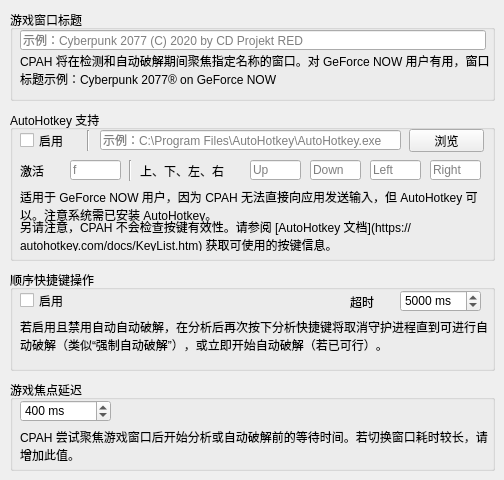
   <widget class="QWidget" name="tab">
    <attribute name="title">
     <string>高级</string>
    </attribute>
    <widget class="QGroupBox" name="groupBox_12">
     <property name="geometry">
      <rect>
       <x>10</x>
       <y>110</y>
       <width>485</width>
       <height>151</height>
      </rect>
     </property>
     <property name="title">
      <string>AutoHotkey 支持</string>
     </property>
     <widget class="QCheckBox" name="ahkCheckBox">
      <property name="geometry">
       <rect>
        <x>10</x>
        <y>20</y>
        <width>61</width>
        <height>21</height>
       </rect>
      </property>
      <property name="text">
       <string>启用</string>
      </property>
     </widget>
     <widget class="QLabel" name="label_20">
      <property name="geometry">
       <rect>
        <x>10</x>
        <y>80</y>
        <width>471</width>
        <height>31</height>
       </rect>
      </property>
      <property name="text">
       <string>适用于 GeForce NOW 用户，因为 CPAH 无法直接向应用发送输入，但 AutoHotkey 可以。注意系统需已安装 AutoHotkey。</string>
      </property>
      <property name="wordWrap">
       <bool>true</bool>
      </property>
     </widget>
     <widget class="QLineEdit" name="ahkActivationKeyLineEdit">
      <property name="geometry">
       <rect>
        <x>60</x>
        <y>50</y>
        <width>51</width>
        <height>20</height>
       </rect>
      </property>
      <property name="placeholderText">
       <string>f</string>
      </property>
     </widget>
     <widget class="QLabel" name="label_22">
      <property name="geometry">
       <rect>
        <x>130</x>
        <y>50</y>
        <width>111</width>
        <height>21</height>
       </rect>
      </property>
      <property name="text">
       <string>上、下、左、右</string>
      </property>
     </widget>
     <widget class="Line" name="line_5">
      <property name="geometry">
       <rect>
        <x>112</x>
        <y>50</y>
        <width>16</width>
        <height>21</height>
       </rect>
      </property>
      <property name="orientation">
       <enum>Qt::Vertical</enum>
      </property>
     </widget>
     <widget class="QLabel" name="label_23">
      <property name="geometry">
       <rect>
        <x>10</x>
        <y>50</y>
        <width>47</width>
        <height>21</height>
       </rect>
      </property>
      <property name="text">
       <string>激活</string>
      </property>
     </widget>
     <widget class="QLineEdit" name="ahkDownKeyLineEdit">
      <property name="geometry">
       <rect>
        <x>300</x>
        <y>50</y>
        <width>51</width>
        <height>20</height>
       </rect>
      </property>
      <property name="placeholderText">
       <string>Down</string>
      </property>
     </widget>
     <widget class="QLineEdit" name="ahkUpKeyLineEdit">
      <property name="geometry">
       <rect>
        <x>240</x>
        <y>50</y>
        <width>51</width>
        <height>20</height>
       </rect>
      </property>
      <property name="placeholderText">
       <string>Up</string>
      </property>
     </widget>
     <widget class="QLineEdit" name="ahkRightKeyLineEdit">
      <property name="geometry">
       <rect>
        <x>420</x>
        <y>50</y>
        <width>51</width>
        <height>20</height>
       </rect>
      </property>
      <property name="placeholderText">
       <string>Right</string>
      </property>
     </widget>
     <widget class="QLineEdit" name="ahkLeftKeyLineEdit">
      <property name="geometry">
       <rect>
        <x>360</x>
        <y>50</y>
        <width>51</width>
        <height>20</height>
       </rect>
      </property>
      <property name="placeholderText">
       <string>Left</string>
      </property>
     </widget>
     <widget class="QLineEdit" name="ahkExecutableLineEdit">
      <property name="geometry">
       <rect>
        <x>90</x>
        <y>20</y>
        <width>301</width>
        <height>20</height>
       </rect>
      </property>
      <property name="placeholderText">
       <string>示例：C:\Program Files\AutoHotkey\AutoHotkey.exe</string>
      </property>
     </widget>
     <widget class="Line" name="line_6">
      <property name="geometry">
       <rect>
        <x>70</x>
        <y>20</y>
        <width>16</width>
        <height>21</height>
       </rect>
      </property>
      <property name="orientation">
       <enum>Qt::Vertical</enum>
      </property>
     </widget>
     <widget class="QPushButton" name="ahkExecutableBrowseButton">
      <property name="geometry">
       <rect>
        <x>399</x>
        <y>19</y>
        <width>75</width>
        <height>23</height>
       </rect>
      </property>
      <property name="text">
       <string>浏览</string>
      </property>
     </widget>
     <widget class="QLabel" name="label_24">
      <property name="geometry">
       <rect>
        <x>10</x>
        <y>110</y>
        <width>471</width>
        <height>31</height>
       </rect>
      </property>
      <property name="text">
       <string>另请注意，CPAH 不会检查按键有效性。请参阅 [AutoHotkey 文档](https://autohotkey.com/docs/KeyList.htm) 获取可使用的按键信息。</string>
      </property>
      <property name="textFormat">
       <enum>Qt::MarkdownText</enum>
      </property>
      <property name="wordWrap">
       <bool>true</bool>
      </property>
     </widget>
    </widget>
    <widget class="QGroupBox" name="groupBox_13">
     <property name="geometry">
      <rect>
       <x>10</x>
       <y>10</y>
       <width>485</width>
       <height>91</height>
      </rect>
     </property>
     <property name="title">
      <string>游戏窗口标题</string>
     </property>
     <widget class="QLabel" name="label_21">
      <property name="geometry">
       <rect>
        <x>10</x>
        <y>40</y>
        <width>471</width>
        <height>41</height>
       </rect>
      </property>
      <property name="cursor">
       <cursorShape>IBeamCursor</cursorShape>
      </property>
      <property name="text">
       <string>CPAH 将在检测和自动破解期间聚焦指定名称的窗口。对 GeForce NOW 用户有用，窗口标题示例：Cyberpunk 2077® on GeForce NOW</string>
      </property>
      <property name="wordWrap">
       <bool>true</bool>
      </property>
      <property name="textInteractionFlags">
       <set>Qt::LinksAccessibleByMouse|Qt::TextSelectableByMouse</set>
      </property>
     </widget>
     <widget class="QLineEdit" name="windowTitleLineEdit">
      <property name="geometry">
       <rect>
        <x>10</x>
        <y>20</y>
        <width>466</width>
        <height>20</height>
       </rect>
      </property>
      <property name="placeholderText">
       <string>示例：Cyberpunk 2077 (C) 2020 by CD Projekt RED</string>
      </property>
     </widget>
    </widget>
    <widget class="QGroupBox" name="groupBox_14">
     <property name="geometry">
      <rect>
       <x>10</x>
       <y>270</y>
       <width>485</width>
       <height>101</height>
      </rect>
     </property>
     <property name="title">
      <string>顺序快捷键操作</string>
     </property>
     <widget class="QLabel" name="label_25">
      <property name="geometry">
       <rect>
        <x>10</x>
        <y>40</y>
        <width>471</width>
        <height>51</height>
       </rect>
      </property>
      <property name="text">
       <string>若启用且禁用自动自动破解，在分析后再次按下分析快捷键将取消守护进程直到可进行自动破解（类似“强制自动破解”），或立即开始自动破解（若已可行）。</string>
      </property>
      <property name="wordWrap">
       <bool>true</bool>
      </property>
     </widget>
     <widget class="QCheckBox" name="shaCheckBox">
      <property name="geometry">
       <rect>
        <x>10</x>
        <y>20</y>
        <width>61</width>
        <height>21</height>
       </rect>
      </property>
      <property name="text">
       <string>启用</string>
      </property>
     </widget>
     <widget class="QLabel" name="label_26">
      <property name="geometry">
       <rect>
        <x>340</x>
        <y>21</y>
        <width>41</width>
        <height>21</height>
       </rect>
      </property>
      <property name="text">
       <string>超时</string>
      </property>
     </widget>
     <widget class="QSpinBox" name="shaTimeoutSpinBox">
      <property name="geometry">
       <rect>
        <x>390</x>
        <y>20</y>
        <width>81</width>
        <height>22</height>
       </rect>
      </property>
      <property name="suffix">
       <string> ms</string>
      </property>
      <property name="minimum">
       <number>1000</number>
      </property>
      <property name="maximum">
       <number>30000</number>
      </property>
      <property name="singleStep">
       <number>250</number>
      </property>
      <property name="value">
       <number>5000</number>
      </property>
     </widget>
    </widget>
    <widget class="QGroupBox" name="groupBox_11">
     <property name="geometry">
      <rect>
       <x>10</x>
       <y>380</y>
       <width>485</width>
       <height>91</height>
      </rect>
     </property>
     <property name="title">
      <string>游戏焦点延迟</string>
     </property>
     <widget class="QSpinBox" name="focusDelaySpinBox">
      <property name="geometry">
       <rect>
        <x>10</x>
        <y>20</y>
        <width>91</width>
        <height>22</height>
       </rect>
      </property>
      <property name="suffix">
       <string> ms</string>
      </property>
      <property name="minimum">
       <number>50</number>
      </property>
      <property name="maximum">
       <number>10000</number>
      </property>
      <property name="singleStep">
       <number>50</number>
      </property>
      <property name="value">
       <number>400</number>
      </property>
     </widget>
     <widget class="QLabel" name="label_16">
      <property name="geometry">
       <rect>
        <x>10</x>
        <y>50</y>
        <width>471</width>
        <height>31</height>
       </rect>
      </property>
      <property name="text">
       <string>CPAH 尝试聚焦游戏窗口后开始分析或自动破解前的等待时间。若切换窗口耗时较长，请增加此值。</string>
      </property>
      <property name="wordWrap">
       <bool>true</bool>
      </property>
     </widget>
    </widget>
   </widget>
